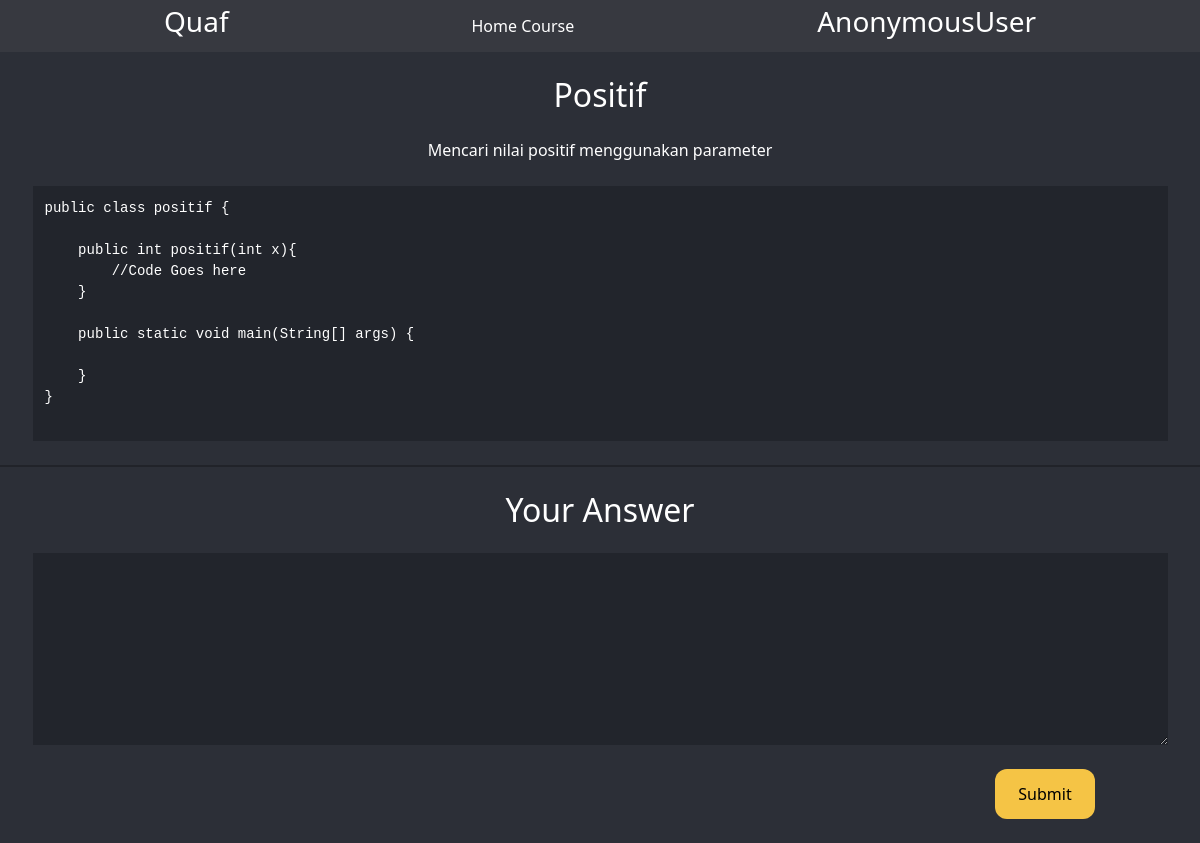
Screenshot of /Java/27 with the database file from the repository.
### manager/models.py (models this page shows, shortened)
class Soal(models.Model):
    category = (
        ("Easy","Easy"),
        ("Medium","Medium"),
        ("Hard","Hard"),
    )
    data = (
        ("Java","Java"),
        ("HTML","HTML"),
        ("Kotlin","Kotlin"),
        ("PHP","PHP"),
        ("Android Studio","Android Studio"),
        )
    title = models.CharField(max_length=20)
    description = models.CharField(max_length=50, null=True)
    code = models.TextField(null=True)
    category = models.CharField(max_length=20,choices=category)
    course = models.CharField(max_length=20,choices=data)

### project/views.py (the view, shortened to what this page needs)
# urls.py: path('<str:course>/<int:id>',views.SubmitView.as_view(), name="soal"),
class SubmitView(View):
    def get(self,request, *args, **kwargs):
        soal = Soal.objects.get(id = kwargs['id'])
        context = {
            "soal":soal,
        }
        title = kwargs['course']
        return render(request, 'Submit.html',context)

### templates/Submit.html (shortened to what this page needs)
<!DOCTYPE html>
<html lang="en">
<head>
    <link href="https://cdn.jsdelivr.net/npm/bootstrap@5.2.3/dist/css/bootstrap.min.css" rel="stylesheet"
>
</head>
<body>
    <nav>
        <div class="nav">
            <h3 class="apk">Quaf</h3>
            <div class="navigasi">
                <a href="/">Home</a>
                <a href="/{{soal.course}}/">Course</a>
            </div>
            <h3 class="user">{{user}}</h3>
        </div>
    </nav>
    <h2 class="title">
        {{soal.title}}
    </h2>
    <p class="description">
        {{soal.description}}
    </p>
    <div class="container-code">
        <div class="bg-code">
            <pre class="codingan">
{{soal.code}}
        </pre>
    </div>
</div>
<hr style="border: 1px solid black ;margin: 24px 0px;">
<form class="container-answer" action="" method="POST">
    <h2 class="title-answer">Your Answer</h2>
    <div class="answer">
        <textarea name="answer" id="answer"></textarea>
    </div>
    <div class="container-button">
        <button type="submit" >Submit</button>
    </div>
</form>
</body>
</html>

### templates/Submit.html (style rules this page uses)
html, body { background-color: #2C2F37; }
nav { background: #373940; }
.nav { display: flex; justify-content: space-between; margin: 0px 164px; padding: 5px 0px; align-items: center; }
.apk { color: white; }
.user { color: white; }
a { color: white; text-decoration: none; }
.title { display: flex; justify-content: center; color: white; margin: 24px 0px; }
.description { display: flex; justify-content: center; align-items: center; color: white; margin-bottom: 24px; }
.container-code { display: flex; justify-content: center; align-items: center; }
.bg-code { background-color: #22252C; width: 1135px; height: max-content; }
.codingan { color: white; margin: 12px; }
.title-answer { display: flex; justify-content: center; align-items: center; color: white; margin-bottom: 24px; }
.answer { display: flex; justify-content: center; align-items: center; }
#answer { background-color: #22252C; width: 1135px; height: 192px; color: white; border: none; padding: 12px; }
.container-button { display: flex; justify-content: right; align-items: center; margin-right: 105px; }
button { background-color: #F5C445; width: 100px; height: 50px; border-radius: 12px; margin-right: 20px; border: none; margin: 24px 0px; }

### rows the page displays
Soal: title "Positif", description "Mencari nilai positif menggunakan parameter", code "public class positif { public int positif(int x){ //Code Goes here } public static void main(String[] args) { } }"

### other values shown
{{ user }} "AnonymousUser"
